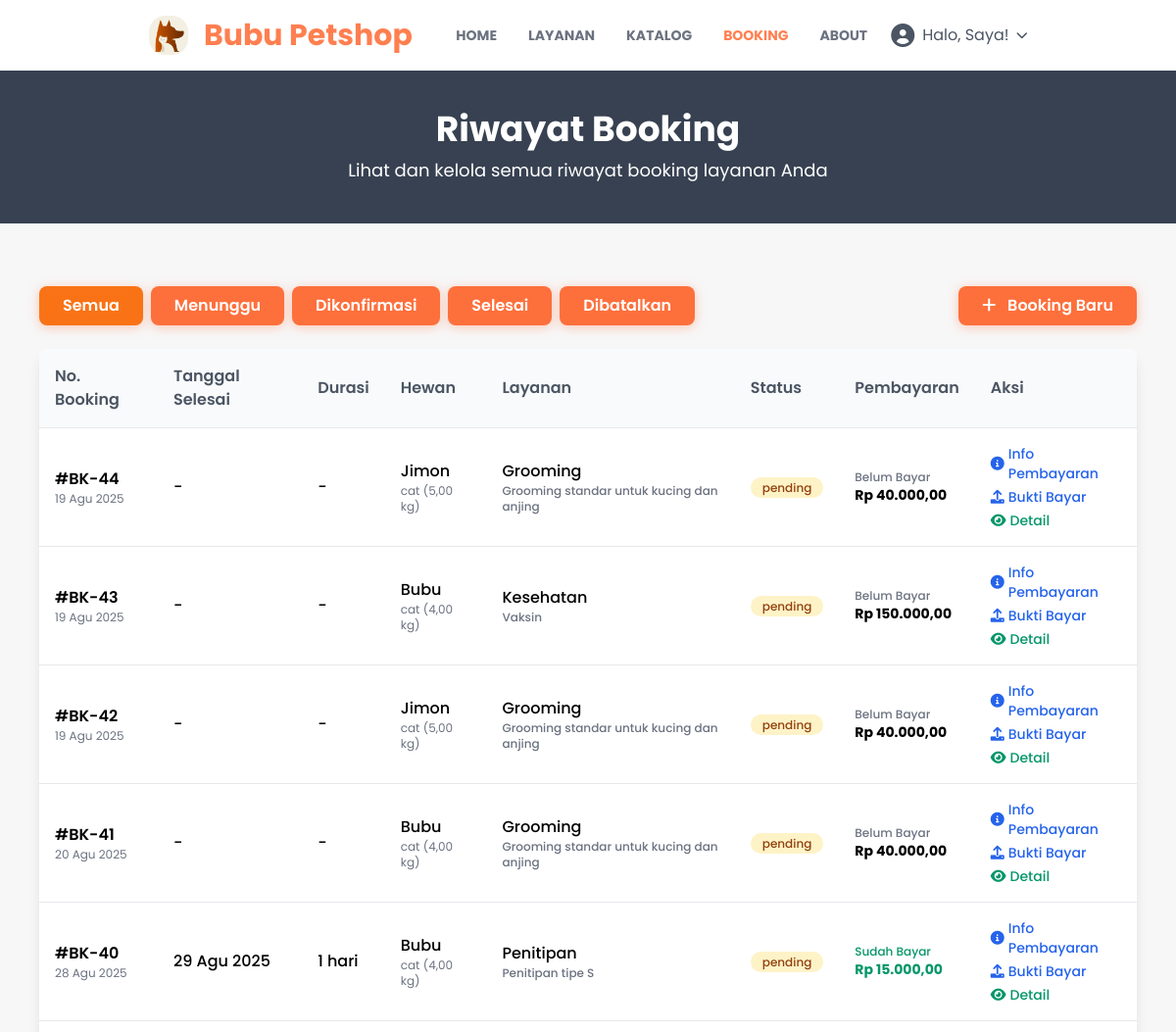
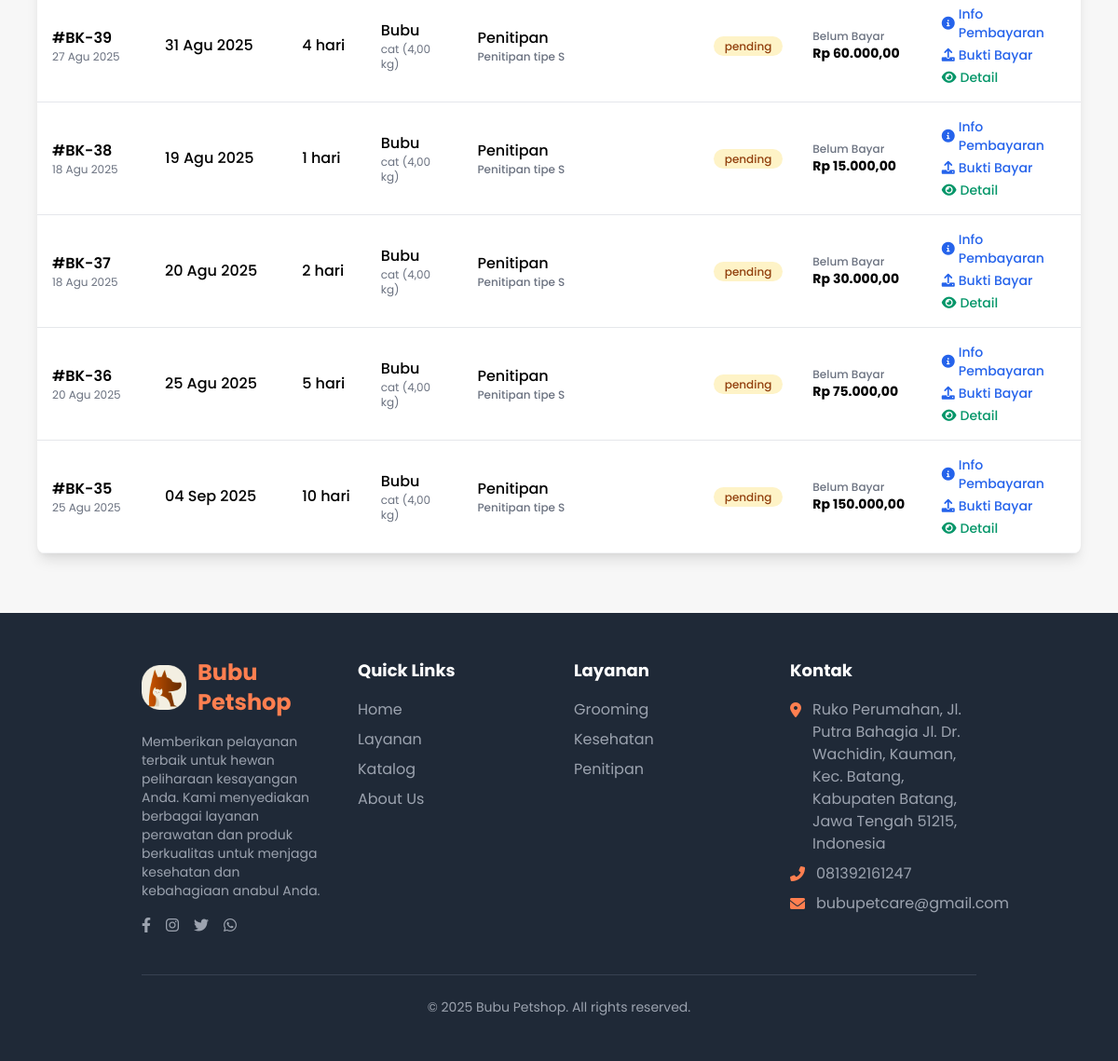
/booking/ (signed in), run on an earlier commit of the app's database (2 pictures, top to bottom).
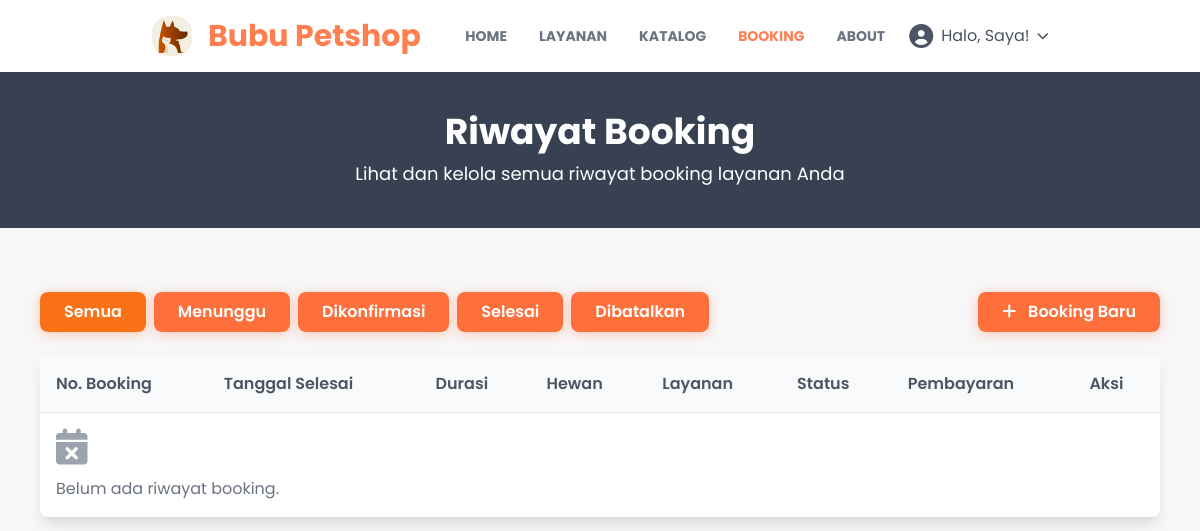
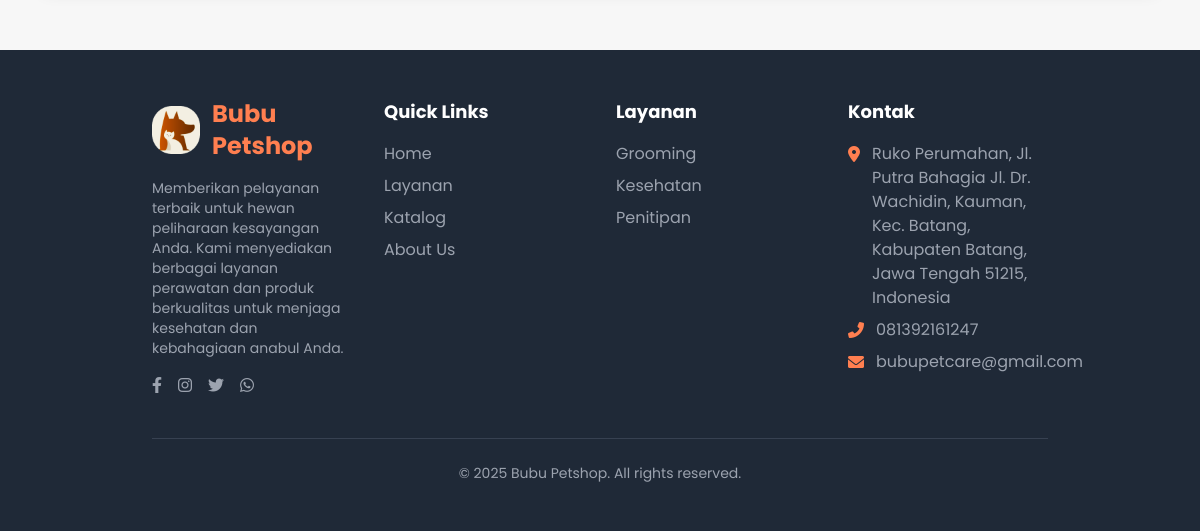
And on a later commit of the database (2 pictures, top to bottom).
### bookinglayanan/models.py (models this page shows, shortened)
class BookingLayanan(models.Model):
    JENIS_LAYANAN_CHOICES = [
        ('grooming', 'Grooming'),
        ('sitting', 'Penitipan'),
        ('medical', 'Kesehatan'),
    ]
    STATUS_CHOICES = [
        ('pending', 'Menunggu'),
        ('confirmed', 'Dikonfirmasi'),
        ('completed', 'Selesai'),
        ('cancelled', 'Dibatalkan'),
    ]
    id_booking = models.AutoField(primary_key=True)
    id_user = models.ForeignKey(User, on_delete=models.CASCADE, null=True, blank=True)
    id_hewan = models.ForeignKey(Peliharaan, on_delete=models.CASCADE)
    tipe_layanan = models.CharField(max_length=20, choices=JENIS_LAYANAN_CHOICES)
    harga_booking = models.DecimalField(max_digits=8, decimal_places=2)
    booking_penitipan = models.ForeignKey(
        LayananPenitipan, null=True, blank=True, on_delete=models.SET_NULL)
    booking_grooming = models.ForeignKey(
        LayananGrooming, null=True, blank=True, on_delete=models.SET_NULL)
    booking_kesehatan = models.ForeignKey(
        LayananKesehatan, null=True, blank=True, on_delete=models.SET_NULL)
    tanggal_booking = models.DateTimeField(null=True, blank=True)  # Gunakan null=True, blank=True untuk fleksibilitas
    tanggal_selesai = models.DateTimeField(null=True, blank=True)
    durasi_layanan = models.IntegerField(null=True, blank=True)
    status_booking = models.CharField(
        max_length=20, choices=STATUS_CHOICES, default='pending')
    catatan_booking = models.TextField(blank=True, null=True)
    bukti_pembayaran = models.ImageField(
        upload_to=buktibayar_image_upload_path, blank=True, null=True)
    class Meta:
        db_table = 'booking_layanan'
        verbose_name_plural = "Daftar Booking"

### peliharaan/models.py (models this page shows, shortened)
class Peliharaan(models.Model):
    JENIS_HEWAN_CHOICES = [
        ('cat', 'Kucing'),
        ('dog', 'Anjing'),
        ('other', 'lainya')
    ]
    class Meta:
        db_table = 'peliharaan'
        verbose_name_plural = "Peliharaan"
    id_hewan = models.AutoField(primary_key=True)
    id_user = models.ForeignKey(User, on_delete=models.CASCADE)
    nama_hewan = models.CharField(max_length=50)
    jenis_hewan = models.CharField(max_length=50, choices=JENIS_HEWAN_CHOICES)
    umur_hewan = models.IntegerField()
    berat_hewan = models.DecimalField(max_digits=5, decimal_places=2)
    keterangan = models.TextField(blank=True, null=True)
    foto_peliharaan = models.ImageField(upload_to=peliharaan_image_upload_path, blank=True, null=True)
    created_at = models.DateTimeField(auto_now_add=True)

### layanan/models.py (models this page shows, shortened)
class LayananGrooming(models.Model):
    id_grooming = models.AutoField(primary_key=True)
    nama_grooming = models.CharField(max_length=100)
    harga_grooming = models.DecimalField(max_digits=8, decimal_places=2)
    deskripsi_grooming = models.TextField()
    foto_grooming = models.ImageField(upload_to=layanan_image_upload_path, blank=True, null=True)
    class Meta:
        db_table = 'layanan_grooming'
        verbose_name_plural = "Layanan Grooming"

class LayananKesehatan(models.Model):
    id_kesehatan = models.AutoField(primary_key=True)
    nama_kesehatan = models.CharField(max_length=100)
    harga_kesehatan = models.DecimalField(max_digits=8, decimal_places=2)
    deskripsi_kesehatan = models.TextField()
    foto_kesehatan = models.ImageField(upload_to=layanan_image_upload_path, blank=True, null=True)
    class Meta:
        db_table = 'layanan_kesehatan'
        verbose_name_plural = "Layanan Kesehatan"

class LayananPenitipan(models.Model):
    id_penitipan = models.AutoField(primary_key=True)
    jenis_penitipan = models.CharField(max_length=100)
    harga_penitipan = models.DecimalField(max_digits=8, decimal_places=2)
    kapasitas_penitipan = models.IntegerField()
    deskripsi_penitipan = models.TextField()
    foto_penitipan = models.ImageField(upload_to=layanan_image_upload_path, blank=True, null=True)
    class Meta:
        db_table = 'layanan_penitipan'
        verbose_name_plural = "Layanan Penitipan"

### bookinglayanan/views.py (the view, shortened to what this page needs)
# urls.py: path("", views.index , name="index"),
def index(request):
    if not request.user.is_authenticated:
        return redirect('user:login')
    user = request.user
    bookings = BookingLayanan.objects.filter(id_user=user).order_by('-id_booking')
    status_choices = BookingLayanan.STATUS_CHOICES
    status_dict = {key: value for key, value in status_choices}
    context = {
        'title': "Booking Layanan",
        'akun': user,
        'status': status_dict,
        'bookings': bookings
    }
    return render(request, 'booking/index.html', context)

### user/context_processors.py (called while the page is built)
def detail_petcare(request):
    try:
        detail = DetailPetcare.objects.first()
    except Exception:
        detail = None
    return {'detail_petcare': detail}

def current_route(request):
    match = request.resolver_match
    return {
        'namespace': match.namespace if match else '',
        'url_name': match.url_name if match else ''
    }

### templates/booking/index.html (shortened to what the changed rows need)
{% extends "base.html" %}{% load static %}
{% block content %}
<div class="bg-gray-700 py-10 px-4 relative">
  <div class="container mx-auto text-center">
    <h1 class="text-4xl font-bold text-white mb-2">Riwayat Booking</h1>
  </div>
</div>
<section class="py-16">
  <div class="container mx-auto px-4 max-w-6xl">
    <div class="mb-6 flex flex-col sm:flex-row justify-between items-start sm:items-center gap-4">
      <div class="flex flex-wrap gap-2">
        <button class="btn-modern bg-gray-200 text-gray-700 hover:bg-gray-300 filter-btn active"
          data-filter="all">Semua</button>
        {% for key, value in status.items %}
        <button class="btn-modern bg-gray-200 text-gray-700 hover:bg-gray-300 filter-btn" data-filter="{{ key }}">
          {{ value }}</button>
        {% endfor %}
      </div>
    </div>
      {% for b in bookings %}
            {% if b.bukti_pembayaran %}
            {% load humanize %}
            {% else %}
            <span class="font-medium text-orange-600">Rp {{ b.harga_booking|intcomma }}</span>
            {% endif %}
      {% empty %}
      <div class="text-center py-8 bg-white rounded-lg shadow-md">
        <i class="fas fa-calendar-times text-gray-400 text-4xl mb-3"></i>
        <p class="text-gray-500">Belum ada riwayat booking.</p>
      </div>
      {% endfor %}
    <div class="hidden md:block overflow-x-auto bg-white rounded-lg shadow-lg">
      <table class="booking-table w-full">
        <thead class="bg-gray-50">
          <tr>
            <th class="px-4 py-3 text-left">No. Booking</th>
            <th class="px-4 py-3 text-left">Tanggal Selesai</th>
            <th class="px-4 py-3 text-left">Durasi</th>
            <th class="px-4 py-3 text-left">Hewan</th>
            <th class="px-4 py-3 text-left">Layanan</th>
            <th class="px-4 py-3 text-left">Status</th>
            <th class="px-4 py-3 text-left">Pembayaran</th>
            <th class="px-4 py-3 text-left">Aksi</th>
          </tr>
        </thead>
        <tbody>
          {% for b in bookings %}
          <tr class="booking-row border-b border-gray-100 hover:bg-gray-50" data-status="{{ b.status_booking }}">
            <td class="px-4 py-3">
              <div class="font-semibold">#BK-{{ b.id_booking }}</div>
              <div class="text-xs text-gray-500">{{ b.tanggal_booking|date:"d M Y" }}</div>
            </td>
            <td class="px-4 py-3">
              <div class="font-medium">
                {% if b.tanggal_selesai %}
                {{ b.tanggal_selesai|date:"d M Y" }}
                {% else %}
                -
                {% endif %}
              </div>
            </td>
            <td class="px-4 py-3">
              <div class="font-medium">
                {% if b.durasi_layanan %}
                {{ b.durasi_layanan }} hari
                {% else %}
                -
                {% endif %}
              </div>
            </td>
            <td class="px-4 py-3">
              <div class="font-medium">{{ b.id_hewan.nama_hewan }}</div>
              <div class="text-xs text-gray-500">{{ b.id_hewan.jenis_hewan }} ({{ b.id_hewan.berat_hewan }} kg)</div>
            </td>
            <td class="px-4 py-3">
              <div class="font-medium">
                {% if b.tipe_layanan == 'grooming' and b.booking_grooming %}
                Grooming
                <div class="text-xs text-gray-500">{{ b.booking_grooming.nama_grooming }}</div>
                {% elif b.tipe_layanan == 'sitting' and b.booking_penitipan %}
                Penitipan
                <div class="text-xs text-gray-500">{{ b.booking_penitipan.jenis_penitipan }}</div>
                {% elif b.tipe_layanan == 'medical' and b.booking_kesehatan %}
                Kesehatan
                <div class="text-xs text-gray-500">{{ b.booking_kesehatan.nama_kesehatan }}</div>
                {% else %}
                {{ b.tipe_layanan|capfirst }}
                {% endif %}
              </div>
            </td>
            <td class="px-4 py-3">
              <span class="badge badge-{{ b.status_booking }}">
                {{ b.status_booking }}
              </span>
            </td>
            <td class="px-4 py-3">
              {% if b.bukti_pembayaran %}
              <div class="text-xs text-green-600 font-medium">Sudah Bayar</div>
              {% load humanize %}
              <div class="text-sm text-green-600 font-bold">Rp {{ b.harga_booking|intcomma }}</div>
              {% else %}
              <div class="text-xs text-gray-500 font-medium">Belum Bayar</div>
              <div class="text-sm text-orange-600 font-bold">Rp {{ b.harga_booking|intcomma }}</div>
              {% endif %}
            </td>
            <td class="px-4 py-3">
              <div class="flex flex-col gap-1">
                {% if b.status_booking == 'pending' %}
                <a class="text-blue-600 hover:text-blue-800 font-medium text-sm flex items-center transition-colors"
                  href="{% url 'bookinglayanan:detail_pembayaran' b.id_booking %}">
                  <i class="fas fa-info-circle mr-1"></i> Info Pembayaran
                </a>
                <button
                  class="text-blue-600 hover:text-blue-800 font-medium text-sm flex items-center transition-colors upload-btn"
                  data-layanan="{{ b.tipe_layanan }}" data-booking="BK-{{ b.id_booking }}"
                  data-amount="{{ b.harga_booking|floatformat:0 }}">
                  <i class="fas fa-upload mr-1"></i> Bukti Bayar
                </button>
                {% endif %}
                <button
                  class="text-green-600 hover:text-green-800 font-medium text-sm flex items-center transition-colors detail-btn"
                  data-booking="BK-{{ b.id_booking }}">
                  <i class="fas fa-eye mr-1"></i> Detail
                </button>
              </div>
            </td>
          </tr>
          {% empty %}
          <tr>
            <td colspan="8" class="text-center text-gray-500 py-8">
              <i class="fas fa-calendar-times text-gray-400 text-4xl mb-3"></i>
              <p>Belum ada riwayat booking.</p>
            </td>
          </tr>
          {% endfor %}
        </tbody>
      </table>
    </div>
  </div>
</section>
{% endblock content %}

What changed in the data, as far as the page shows it:
removed BookingLayanan: id_booking "44", tanggal_booking "19 Agu 2025", id_hewan.nama_hewan "Jimon", id_hewan.jenis_hewan "cat", id_hewan.berat_hewan "5,00", booking_grooming.nama_grooming "Grooming standar untuk kucing dan anjing", status_booking "pending", harga_booking "40.000,00"
removed BookingLayanan: id_booking "43", tanggal_booking "19 Agu 2025", id_hewan.nama_hewan "Bubu", id_hewan.jenis_hewan "cat", id_hewan.berat_hewan "4,00", booking_kesehatan.nama_kesehatan "Vaksin", status_booking "pending", harga_booking "150.000,00"
removed BookingLayanan: id_booking "42", tanggal_booking "19 Agu 2025", id_hewan.nama_hewan "Jimon", id_hewan.jenis_hewan "cat", id_hewan.berat_hewan "5,00", booking_grooming.nama_grooming "Grooming standar untuk kucing dan anjing", status_booking "pending", harga_booking "40.000,00"
removed BookingLayanan: id_booking "41", tanggal_booking "20 Agu 2025", id_hewan.nama_hewan "Bubu", id_hewan.jenis_hewan "cat", id_hewan.berat_hewan "4,00", booking_grooming.nama_grooming "Grooming standar untuk kucing dan anjing", status_booking "pending", harga_booking "40.000,00"
removed BookingLayanan: id_booking "40", tanggal_booking "28 Agu 2025", tanggal_selesai "29 Agu 2025", durasi_layanan "1", id_hewan.nama_hewan "Bubu", id_hewan.jenis_hewan "cat", id_hewan.berat_hewan "4,00", booking_penitipan.jenis_penitipan "Penitipan tipe S", status_booking "pending", harga_booking "15.000,00"
removed BookingLayanan: id_booking "39", tanggal_booking "27 Agu 2025", tanggal_selesai "31 Agu 2025", durasi_layanan "4", id_hewan.nama_hewan "Bubu", id_hewan.jenis_hewan "cat", id_hewan.berat_hewan "4,00", booking_penitipan.jenis_penitipan "Penitipan tipe S", status_booking "pending", harga_booking "60.000,00"
removed BookingLayanan: id_booking "38", tanggal_booking "18 Agu 2025", tanggal_selesai "19 Agu 2025", durasi_layanan "1", id_hewan.nama_hewan "Bubu", id_hewan.jenis_hewan "cat", id_hewan.berat_hewan "4,00", booking_penitipan.jenis_penitipan "Penitipan tipe S", status_booking "pending", harga_booking "15.000,00"
removed BookingLayanan: id_booking "37", tanggal_booking "18 Agu 2025", tanggal_selesai "20 Agu 2025", durasi_layanan "2", id_hewan.nama_hewan "Bubu", id_hewan.jenis_hewan "cat", id_hewan.berat_hewan "4,00", booking_penitipan.jenis_penitipan "Penitipan tipe S", status_booking "pending", harga_booking "30.000,00"
removed BookingLayanan: id_booking "36", tanggal_booking "20 Agu 2025", tanggal_selesai "25 Agu 2025", durasi_layanan "5", id_hewan.nama_hewan "Bubu", id_hewan.jenis_hewan "cat", id_hewan.berat_hewan "4,00", booking_penitipan.jenis_penitipan "Penitipan tipe S", status_booking "pending", harga_booking "75.000,00"
removed BookingLayanan: id_booking "35", tanggal_booking "25 Agu 2025", tanggal_selesai "04 Sep 2025", durasi_layanan "10", id_hewan.nama_hewan "Bubu", id_hewan.jenis_hewan "cat", id_hewan.berat_hewan "4,00", booking_penitipan.jenis_penitipan "Penitipan tipe S", status_booking "pending", harga_booking "150.000,00"
Also different on the page:
text now shown: "Belum ada riwayat booking."
